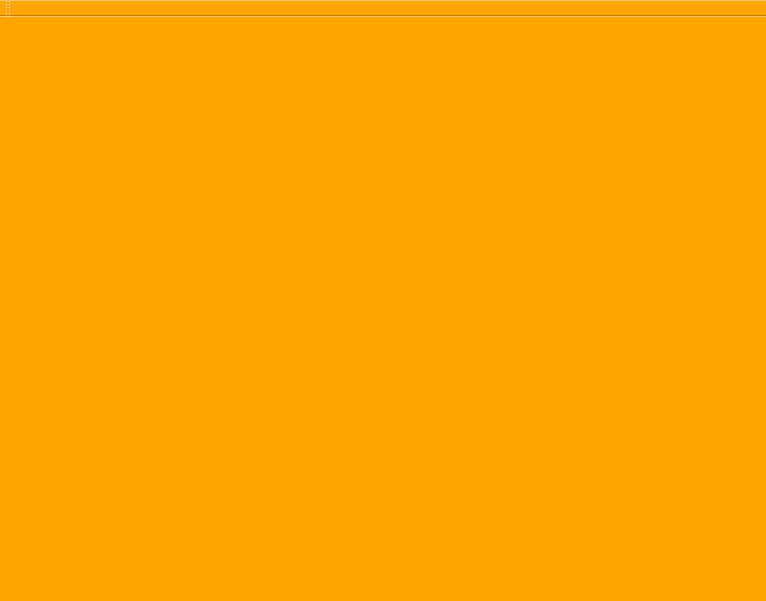
<?xml version="1.0" encoding="UTF-8"?>
<ui version="4.0">
 <class>MainWindow</class>
 <widget class="QMainWindow" name="MainWindow">
  <property name="geometry">
   <rect>
    <x>0</x>
    <y>0</y>
    <width>766</width>
    <height>601</height>
   </rect>
  </property>
  <property name="windowTitle">
   <string>MainWindow</string>
  </property>
  <property name="styleSheet">
   <string notr="true">background-color: orange;</string>
  </property>
  <widget class="QWidget" name="centralWidget">
   <layout class="QVBoxLayout" name="verticalLayout"/>
  </widget>
  <widget class="QMenuBar" name="menuBar">
   <property name="geometry">
    <rect>
     <x>0</x>
     <y>0</y>
     <width>766</width>
     <height>19</height>
    </rect>
   </property>
  </widget>
  <widget class="QToolBar" name="mainToolBar">
   <attribute name="toolBarArea">
    <enum>TopToolBarArea</enum>
   </attribute>
   <attribute name="toolBarBreak">
    <bool>false</bool>
   </attribute>
  </widget>
  <widget class="QStatusBar" name="statusBar"/>
 </widget>
 <layoutdefault spacing="6" margin="11"/>
 <resources/>
 <connections/>
</ui>
